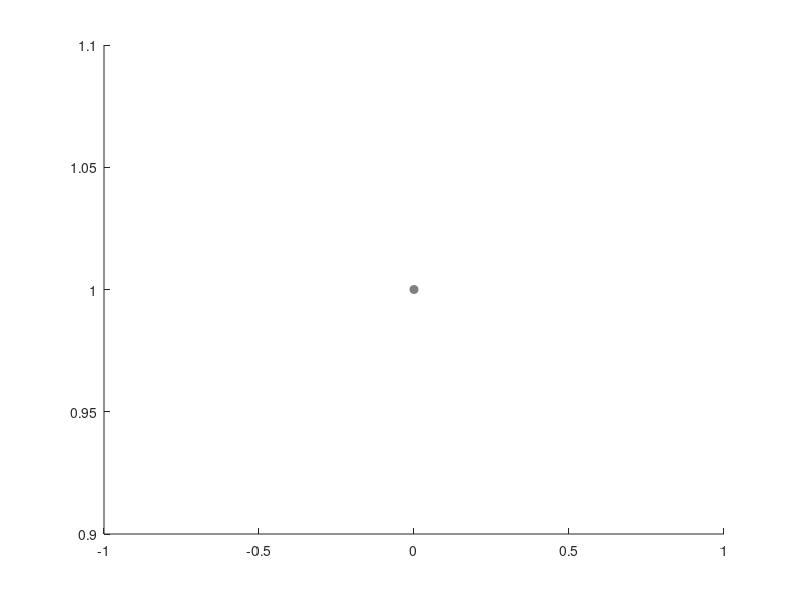

Recreate this plot in MATLAB. (Note: this script raises an error after producing the figure.)
function flow


%Init
clc;
nNodes = 10;



%Create nodes
x = sin(linspace(0,2*pi,nNodes+1));
y = cos(linspace(0,2*pi,nNodes+1));
V = [x' y'];
V = V(1:end-1,:);
V


%Create flow
Tin = rand(nNodes,nNodes);
Tout = rand(nNodes,nNodes);
for i=1:nNodes
  Tin(i,i) = 0;
  Tout(i,i) = 0;
end



%Normalize
for i=1:nNodes
  val = Tin(:,i);
  val = val ./ sum(val);
  Tin(:,i) = val;
  val = Tout(:,i);
  val = val ./ sum(val);
  Tout(:,i) = val;
end



%Random Walk
S = ones(nNodes,1);
Stot = S;
for m=1:10
  for i=1:5
    S = Tin*S;
    Stot = [Stot S];
  end
  for i=1:5
    S = Tout*S;
    Stot = [Stot S];
  end
end



Stot = Stot - 0.5;
Stot
for m=1:100
  clf;
  for j=1:nNodes
    c = Stot(j,m);
    if (c < 0) 
      c = 0;
    end
    if (c > 1)
      c = 1;
    end
    h = scatter(V(j,1),V(j,2),'filled');
    set(h,'MarkerEdgeColor',[c c c],'MarkerFaceColor',[c c c]);
    h = get(h,'Children');
    set(h(1),'MarkerSize',50*c);
    hold on;
    axis([-1.2 1.2 -1.2 1.2]);
    box on;
  end
  pause(0.25);
end




